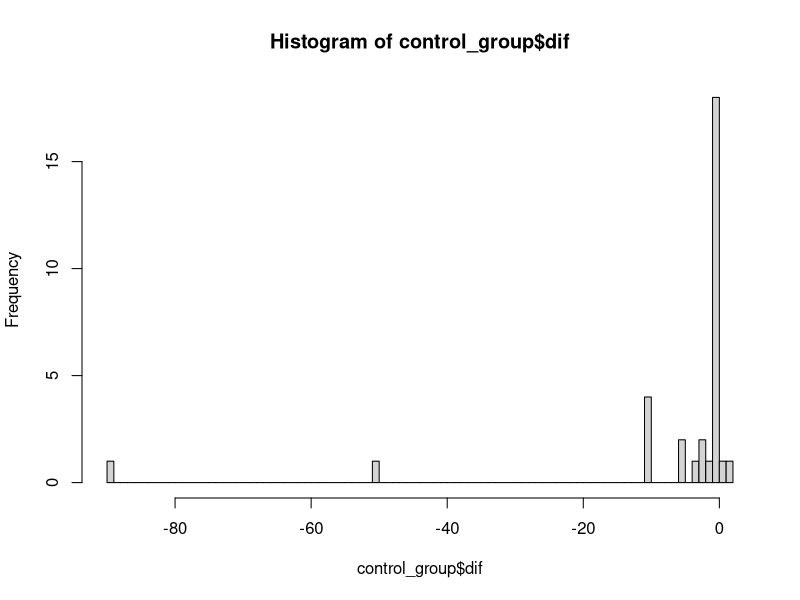
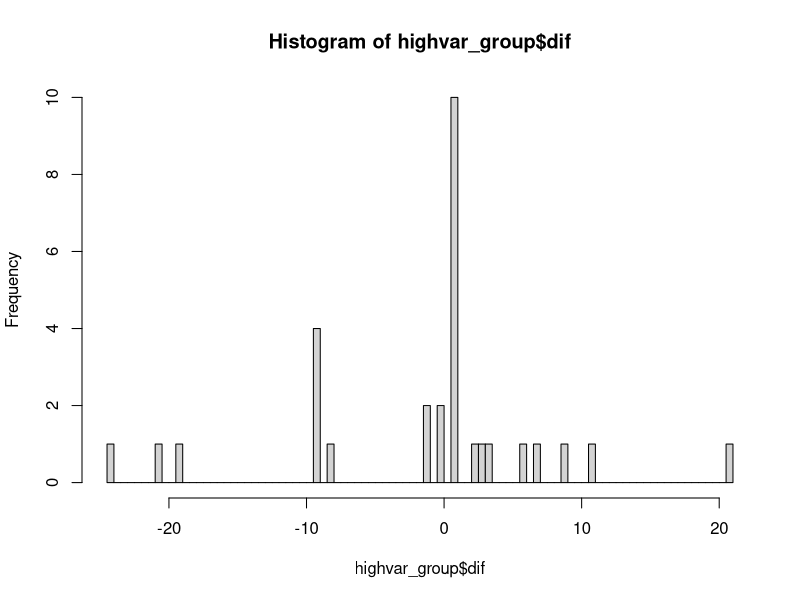
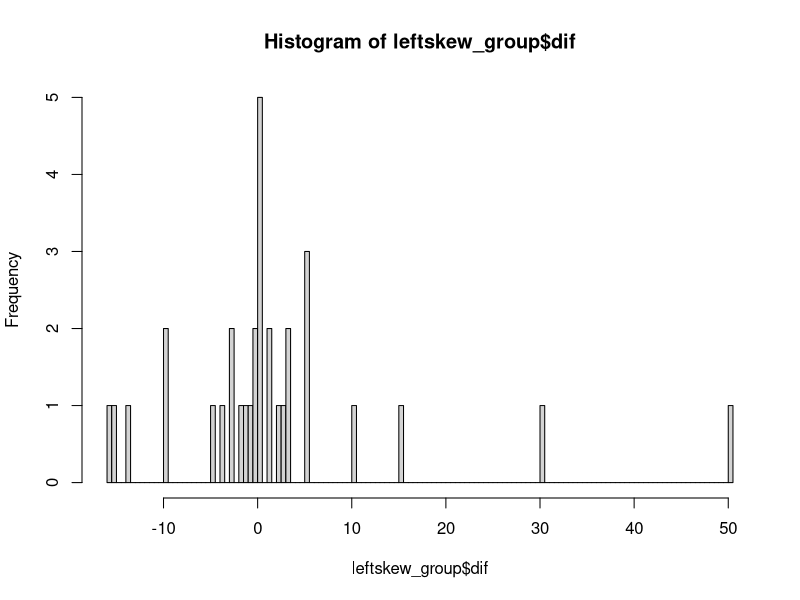
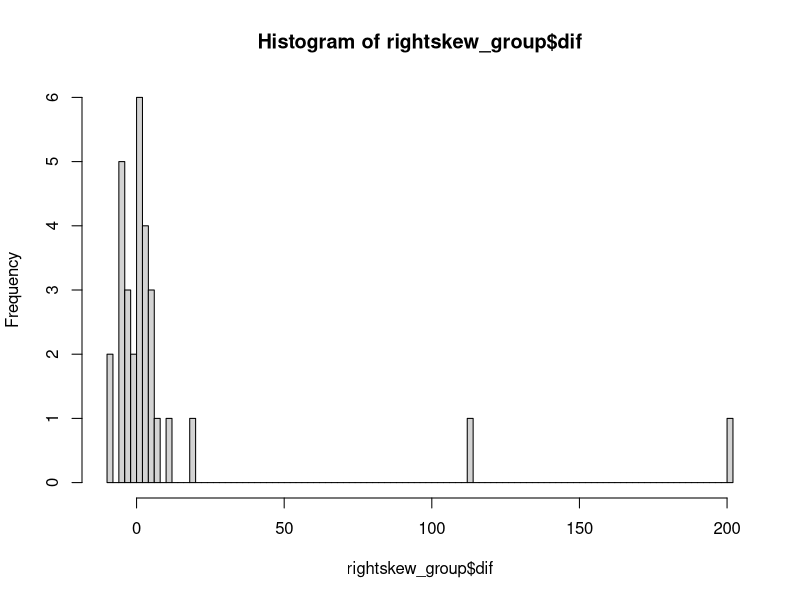
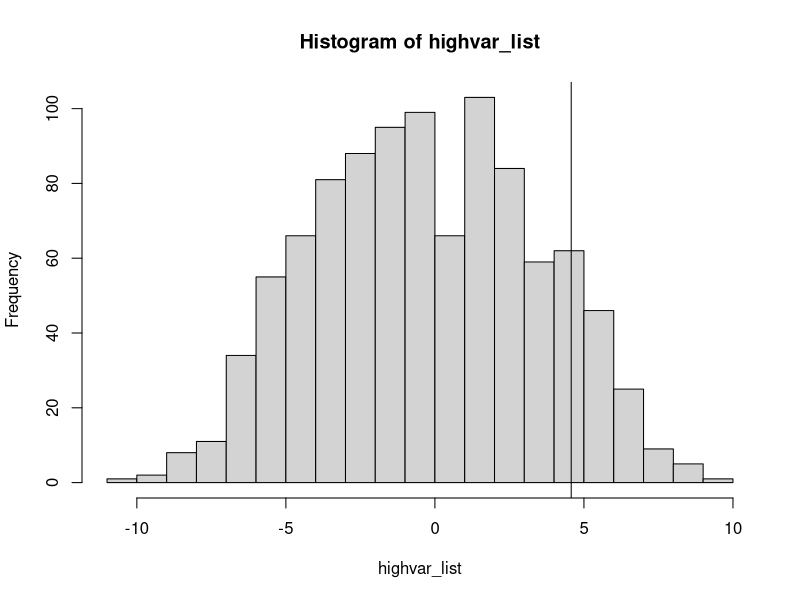
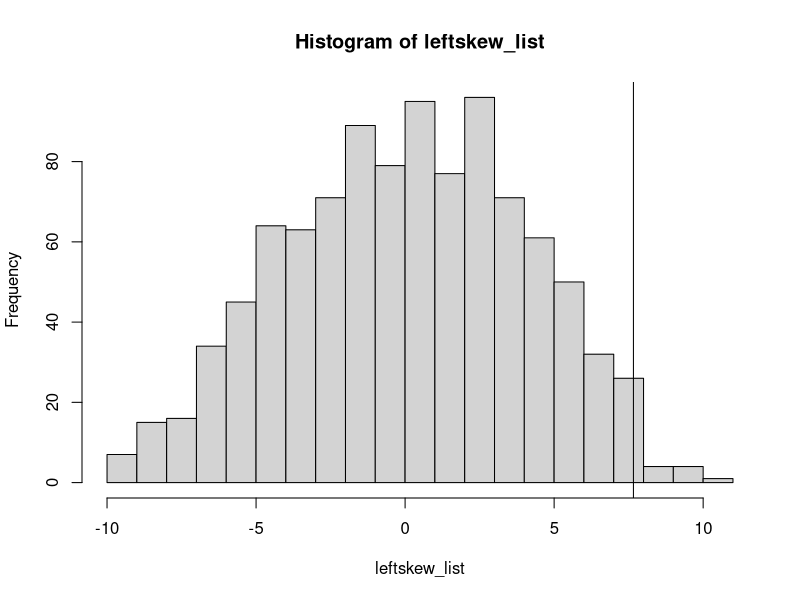
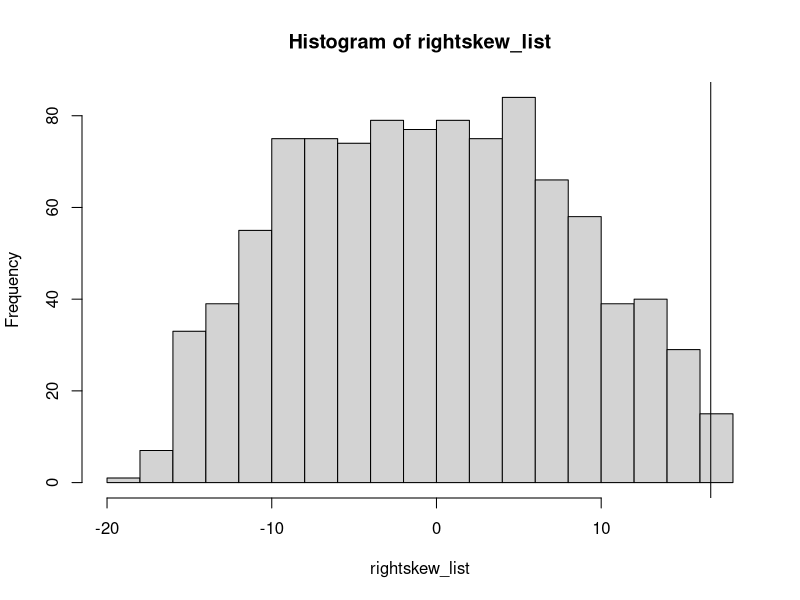
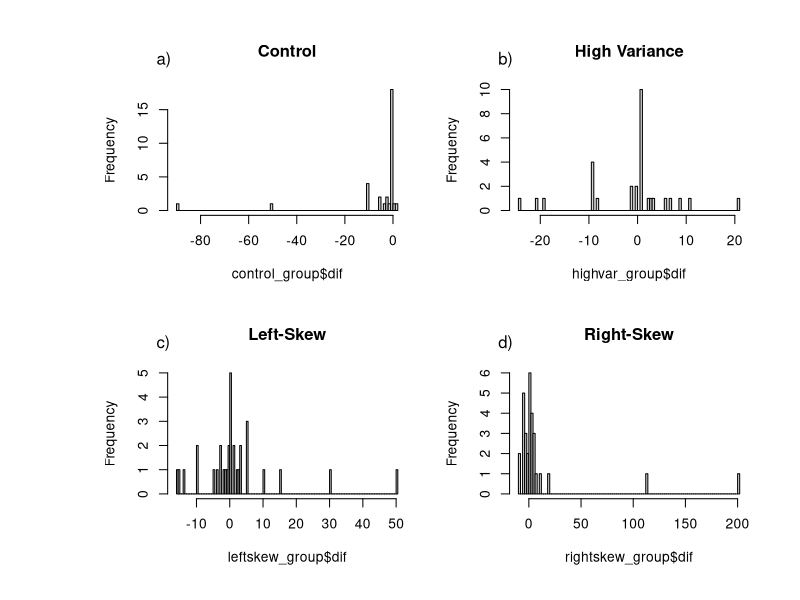

Generate these figures, in order, with R:
## ---- chunk 1
knitr::opts_chunk$set(echo = FALSE)

#Packages used in analysis
library(data.table)
library(knitr)
## ---- chunk 2
#Dataset
data = fread('data/survey_data.csv')

#Histogram of Control Group
control_group = data[Treatment == 1, .(ref = Q2_1_1, obs = Q3_1_1, refdif = 100.37 - Q2_1_1, obsdif = 100.37 - Q3_1_1)]
control_group[, dif := obsdif - refdif]
hist_control<-hist(control_group$dif, breaks = 99)

#Histogram of High Variance
highvar_group = data[Treatment == 2, .(ref = Q2_1_1, obs = Q4_1_1, refdif = 100.37 - Q2_1_1, obsdif = 101.06 - Q4_1_1)]
highvar_group[, dif := obsdif - refdif]
highvar_combined = rbind(highvar_group, control_group)
hist_highvar<-hist(highvar_group$dif, breaks = 99)

#Histogram Left Skew
leftskew_group = data[Treatment == 3, .(ref = Q2_1_1, obs = Q5_1_1, refdif = 100.37 - Q2_1_1, obsdif = 100.42 - Q5_1_1)]
leftskew_group[, dif := obsdif - refdif]
leftskew_combined = rbind(leftskew_group, control_group)
hist_lskew<-hist(leftskew_group$dif, breaks = 99)

#Histogram Right Skew
rightskew_group = data[Treatment == 4 & is.na(Error), .(ref = Q2_1_1, obs = Q6_1_1, refdif = 100.37 - Q2_1_1, obsdif = 100.45 - Q6_1_1)]
rightskew_group[, dif := obsdif - refdif]
rightskew_combined = rbind(rightskew_group, control_group)
hist_rskew<-hist(rightskew_group$dif, breaks = 99)

#Random Inference High Variance
highvar_ate = highvar_group[, mean(dif)] - control_group[, mean(dif)]
highvar_list = c()
for(i in 1:1000){
 highvar_combined[, random := rbinom(.N, 1, highvar_group[, .N] / (highvar_group[, .N] + control_group[, .N]))]
 highvar_list[i] = highvar_combined[random == 1, mean(dif)] - highvar_combined[random == 0, mean(dif)]
}
ri_highvar<-hist(highvar_list, breaks = 20)
abline(v = highvar_ate)
highvar_p1 = sum(highvar_list > abs(highvar_ate) | highvar_list < -abs(highvar_ate)) / length(highvar_list)

#Random Inference Left Skew
leftskew_ate = leftskew_group[, mean(dif)] - control_group[, mean(dif)]
leftskew_list = c()
for(i in 1:1000){
 leftskew_combined[, random := rbinom(.N, 1, leftskew_group[, .N] / (leftskew_group[, .N] + control_group[, .N]))]
 leftskew_list[i] = leftskew_combined[random == 1, mean(dif)] - leftskew_combined[random == 0, mean(dif)]
}
ri_lskew<-hist(leftskew_list, breaks = 20)
abline(v = leftskew_ate)
leftskew_p = sum(leftskew_list > abs(leftskew_ate) | leftskew_list < -abs(leftskew_ate)) / length(leftskew_list)

#Random Inference Right Skew
rightskew_ate = rightskew_group[, mean(dif)] - control_group[, mean(dif)]
rightskew_list = c()
for(i in 1:1000){
 rightskew_combined[, random := rbinom(.N, 1, rightskew_group[, .N] / (rightskew_group[, .N] + control_group[, .N]))]
 rightskew_list[i] = rightskew_combined[random == 1, mean(dif)] - rightskew_combined[random == 0, mean(dif)]
}
ri_rskew<- hist(rightskew_list, breaks = 20)
abline(v = rightskew_ate)
rightskew_p = sum(rightskew_list > abs(rightskew_ate) | rightskew_list < -abs(rightskew_ate)) / length(rightskew_list)

#Percentage Identifying Table
pidt<-data.frame(
 "Partial ID" = c('-','46.67% (14/30)','43.75% (14/32)','50.00% (15/30)'),
 "Perfect ID" = c('18.75% (6/32)','33.33% (10/30)','12.50% (4/32)','16.67% (5/30)')
 )
row.names(pidt)<-c('Control','High Variance','Left-Skew','Right-Skew')

## ---- chunk 3
#2x2 histogram
line = 1
cex = 2
side = 3
adj=-0.05

par(mfrow=c(2,2), oma=c(1,6,1,1))
hist(control_group$dif, breaks = 99, main='Control')
mtext("a)", side=side, line=line, adj=adj)
hist(highvar_group$dif, breaks = 99, main='High Variance')
mtext("b)", side=side, line=line, adj=adj)
hist(leftskew_group$dif, breaks = 99, main='Left-Skew')
mtext("c)", side=side, line=line, adj=adj)
hist(rightskew_group$dif, breaks = 99, main='Right-Skew')
mtext("d)", side=side, line=line, adj=adj)
mtext('figure label',side=1,outer=TRUE,line=1)
## ---- chunk 4
kable(pidt,caption = "Percentage Identifying Treatment Condition",align="c")
## ---- chunk 5
#2x2 histogram
line = 1
cex = 2
side = 3
adj=-0.05

par(mfrow=c(2,2), oma=c(1,6,1,1))
hist(highvar_list, breaks = 20, main='High Variance')
abline(v = highvar_ate)
mtext("a)", side=side, line=line, adj=adj)
mtext(paste(c('p =',highvar_p1),collapse=' '), side=side, line=line-5, adj=adj+.1)
hist(leftskew_list, breaks = 20, main='Left-Skew')
abline(v = leftskew_ate)
mtext(paste(c('p =',leftskew_p),collapse=' '), side=side, line=line-5, adj=adj+.1)
mtext("b)", side=side, line=line, adj=adj)
hist(rightskew_list, breaks = 20, main='Right-Skew')
abline(v = rightskew_ate)
mtext(paste(c('p =',rightskew_p),collapse=' '), side=side, line=line-5, adj=adj+.1)
mtext("c)", side=side, line=line, adj=adj)
mtext('figure label',side=1,outer=TRUE,line=1)
